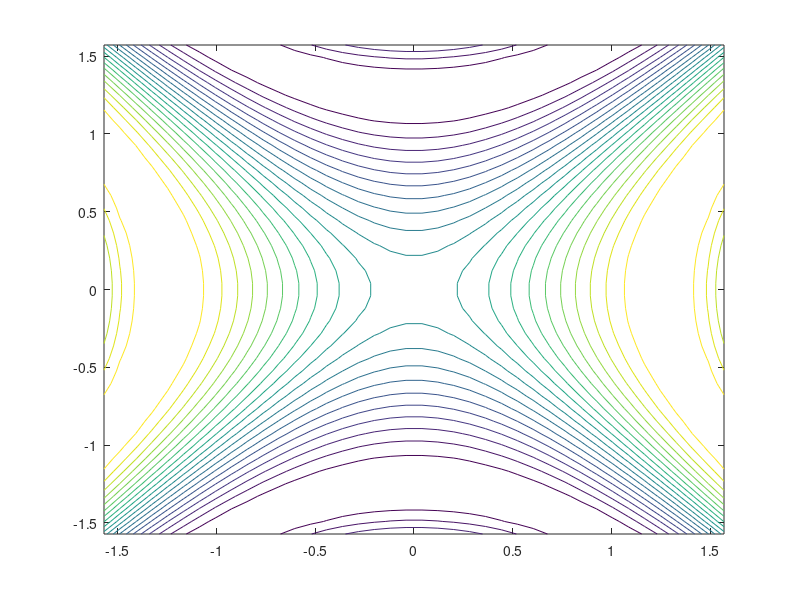
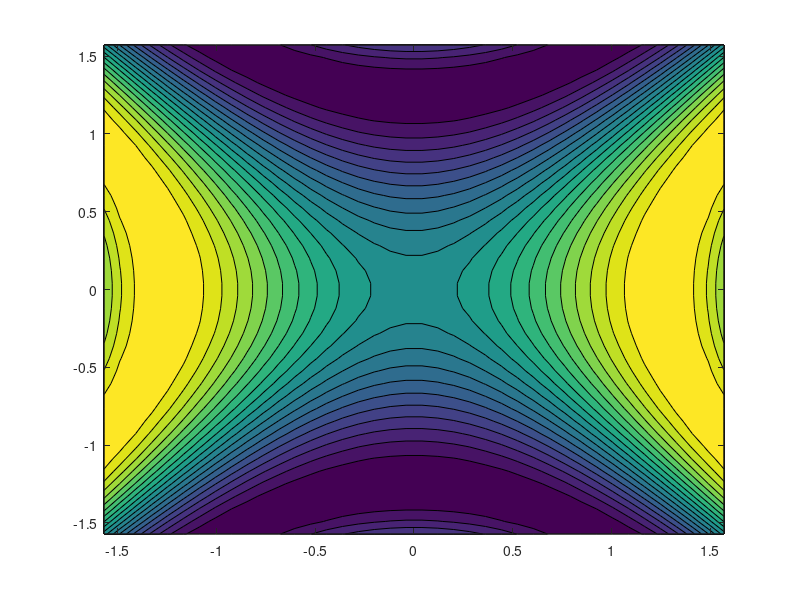
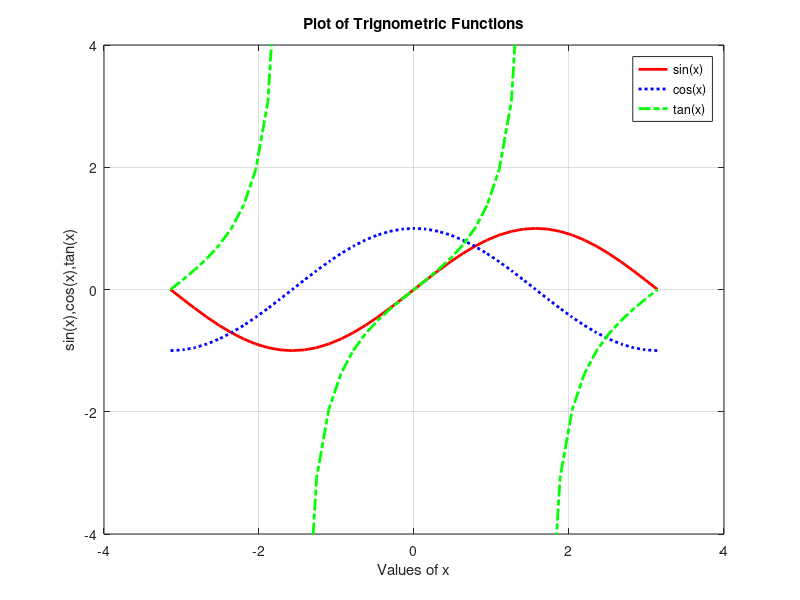

MATLAB code to generate these figures, in order: (Note: this script raises an error after producing the figures.)
% Graphics
% Module 4 of MATLAB Workshop: Journey from Beginner to Intermediate Level
% Author: Jui Charudatt Karmalkar, Abhishek Sokhal

%% plot a polynomial
% inputs to plot command must have same length
x = -3:0.2:3;                   % initialize a vector x
y = x.^2+7*x-3;                 % define polynomial in terms of x
plot(x,y,'-o','LineWidth',2)    
% syntax(#var_x, #var_y, #line type & marker shape, #line width)
grid on
xlabel("X Axis")                % specify label for X Axis
ylabel("Y Axis")                % specify label for Y Axis
legend("Polynomial")            % legend, useful for multiple plots

%% plot a polynomial with more inputs
x = 0:pi/20:pi;                     % initialize vector
n = length(x);                      % store length of vec in a var
r = 1:n/7:n;                        % new vec to store specific values
y = x.^2+3;                         % define polynomial
plot(x,y,'b',x(r),y(r),'r*')        
% syntax(#var_x, #var_y, #line color, #plot points in vec r, and label them with red color * sign)
axis([-pi/3 pi+pi/3 -1 15])
% syntax(#start_x, #end_x, #start_y, #end_y)
xlabel('X Axis')
ylabel('Y Axis')
title('Plot of Polynomial','FontSize',18)   % specify font size to title
text(pi/10,0,'\alpha=\beta^2')      % add text to plot, first two entries are coord of location of text, text is specified in quotes

%% log and semilog plot
% inputs to plot command must have same length
x = 3:0.2:9;                    % initialize a vector x
y = x.^2+7*x-3;                 % define polynomial in terms of x
figure(1)
loglog(x,y,'-square')           % log-log plot
xlabel('X Axis')
ylabel('Y Axis')
title('Log scale on X-Y Axis')
figure(2)
semilogx(x,y,'-diamond')        % log plot for x-axis
xlabel('X Axis')
ylabel('Y Axis')
title('Log scale on X Axis')
figure(3)
semilogy(x,y,'-hexagram')       % log plot for y-axis
xlabel('X Axis')
ylabel('Y Axis')
title('Log scale on Y Axis')

%% contours and surfaces
x = linspace(-pi/2,pi/2,40);    % initialize a vector
y = x;                          % set vec y equal to x
[X,Y] = meshgrid(x,y);          % generate a grid of x and y
f = sin(X.^2-Y.^2);             % function in terms of x and y
figure(1)
contour(X,Y,f,20)               % plain contour plot
figure(2)
contourf(X,Y,f,20)              % filled contour plot
figure(3)
surf(X,Y,f)                     % surface plot

%% multiple plots in same figure
x = -pi:pi/20:pi;
plot(x,sin(x),'r-','LineWidth',2)
hold on
plot(x,cos(x),'b:','LineWidth',2)
plot(x,tan(x),'g-.','LineWidth',2)
hold off
axis([-4 4 -4 4])
grid on
xlabel('Values of x')
ylabel('sin(x),cos(x),tan(x)')
title('Plot of Trignometric Functions')
legend("sin(x)","cos(x)","tan(x)")

%% tiled plots
x = -pi:pi/20:pi;
tiledlayout(3,1);
nexttile
plot(x,sin(x),'r-','LineWidth',2)
nexttile
plot(x,cos(x),'b:','LineWidth',2)
nexttile
plot(x,tan(x),'g-.','LineWidth',2)
